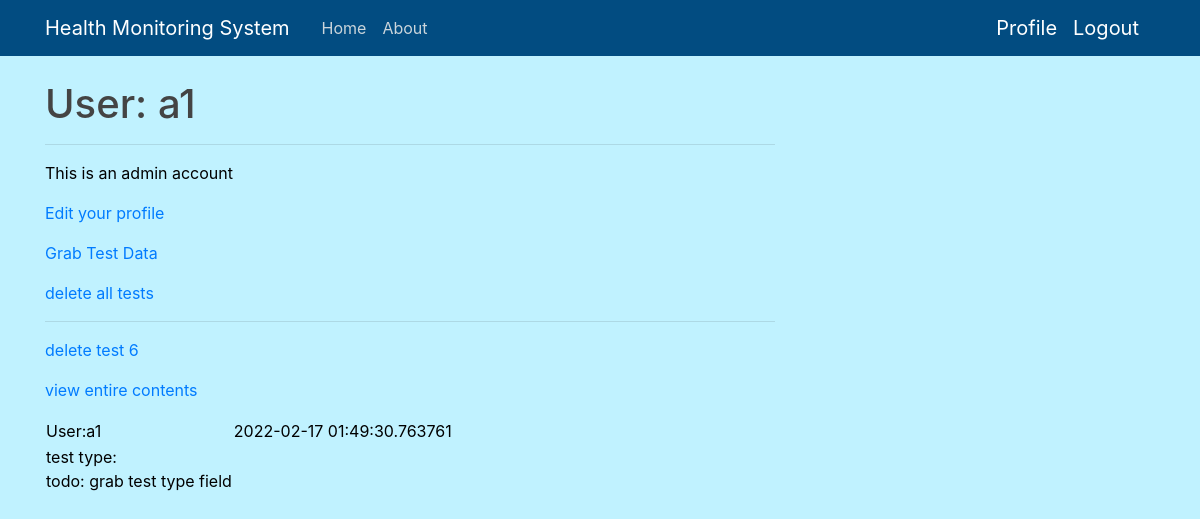
The app's page /user/a1 (signed in), older data.
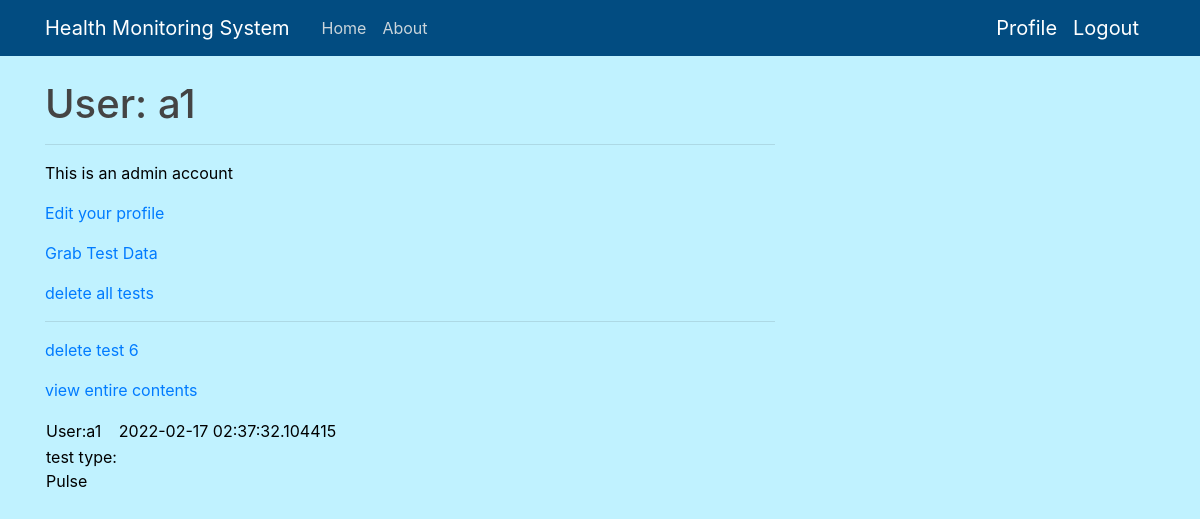
The same page, newer data.
### app.py (models this page shows, shortened)
class User(UserMixin, db.Model):
    id = db.Column(db.Integer, primary_key=True)
    username = db.Column(db.String(64), index=True, unique=True)
    email = db.Column(db.String(120), index=True, unique=True)      # email field format is validated
    DOB = db.Column(db.String(6), index=True, unique=True)          # DOB field format is validated
    password_hash = db.Column(db.String(128))
    packets = db.relationship("Packet", backref='author', lazy='dynamic')
    packet_count = db.Column(db.Integer, index=True, unique=False)
    admin = db.Column(db.Integer, index=True, default=False)

class Packet(db.Model):
    id = db.Column(db.Integer, primary_key=True)
    body = db.Column(db.String(500))
    timestamp = db.Column(db.DateTime, index=True, default=datetime.utcnow)
    user_id = db.Column(db.Integer, db.ForeignKey('user.id'))
    test_type = db.Column(db.String(40))

### app.py (the view)
@app.route('/user/<username>')
@login_required
def user(username):
    user = User.query.filter_by(username=username).first_or_404()
    return render_template('user.html', user=user, packets=user.packets.all())

### app.py (called while the page is built)
@login.user_loader
def load_user(id):
    return User.query.get(int(id))

### templates/user.html (shortened to what this page needs)
{% extends "base.html" %}
{% block content %}
    <h1>User: {{ user.username }}</h1>
    <hr>
    {% if user == current_user %}
    {% if user.admin == True %}
    <p>This is an admin account</p>
    {% endif %}
    <p><a href="{{ url_for('edit_profile') }}">Edit your profile</a></p>
    <p><a href="{{ url_for('newtest', username=current_user.username) }}">Grab Test Data</a></p>
    <p><a href="{{ url_for('delete_all_tests', username=current_user.username) }}">delete all tests</a></p>
    <hr>
    {% for packet in packets %}
    <p>
        {% include '_packet.html' %}
    </p>
    {% endfor %}
    {% endif %}
{% endblock %}

### templates/base.html (shortened to what this page needs)
<!doctype html>
<html lang="en">
  <head>
    <link rel="stylesheet" href="https://stackpath.bootstrapcdn.com/bootstrap/4.3.1/css/bootstrap.min.css">
    <link rel="stylesheet" type="text/css" href="{{ url_for('static', filename='main.css') }}">
  </head>
  <body>
    <header class="site-header">
      <nav class="navbar navbar-expand-md navbar-dark bg-steel fixed-top">
        <div class="container">
          <a class="navbar-brand mr-4" href="/">Health Monitoring System</a>
          <div class="collapse navbar-collapse" id="navbarToggle">
            <div class="navbar-nav mr-auto">
              <a class="nav-item nav-link" href="{{ url_for('index') }}">Home</a>
              <a class="nav-item nav-link" href="/about">About</a>
            </div>
            {% if current_user.is_anonymous %}
            <div class="navbar-nav">
              <a class="nav-item nav-link" href="{{ url_for('login') }}">Login</a>
              <a class="nav-item nav-link" href="{{ url_for('signup') }}">Sign Up</a>
            </div>
            {% else %}
            <a class="navbar-brand" href="{{ url_for('user', username=current_user.username) }}">Profile</a>
            <a class="navbar-brand" href="{{ url_for('logout') }}">Logout</a>
            {% endif %}
          </div>
        </div>
      </nav>
    </header>
    <main role="main" class="container">
      <div class="row">
        <div class="col-md-8">
          {% block content %}{% endblock %}
    </main>
  </body>
</html>

### templates/_packet.html
<table>
        <tr valign="top">
            <td>User:{{ packet.author.username}}</td>
            <td>{{packet.timestamp}}</td>
            <p><a href="{{ url_for('deletetest', username=current_user.username, packet_id=packet.id) }}">delete test {{packet.id}}</a></p>
            <p><a href="{{ url_for('open_packet', username=current_user.username, packet_id=packet.id) }}">view entire contents</a></p>
        </tr>
        <td> test type:<br>{{ packet.test_type }} </td>
    </table>

### static/main.css (style rules this page uses)
body { background: #c0f2ff; color: #000000; margin-top: 5rem; }
h1, h2, h3, h4, h5, h6 { color: #444444; }
.bg-steel { background-color: #024c81; }
.site-header .navbar-nav .nav-link { color: #cbd5db; }

Row changes from the older to the newer data that the page shows:
changed Packet id 6: timestamp "2022-02-17 01:49:30.763761" → "2022-02-17 02:37:32.104415"; test_type "todo: grab test type field" → "Pulse"
